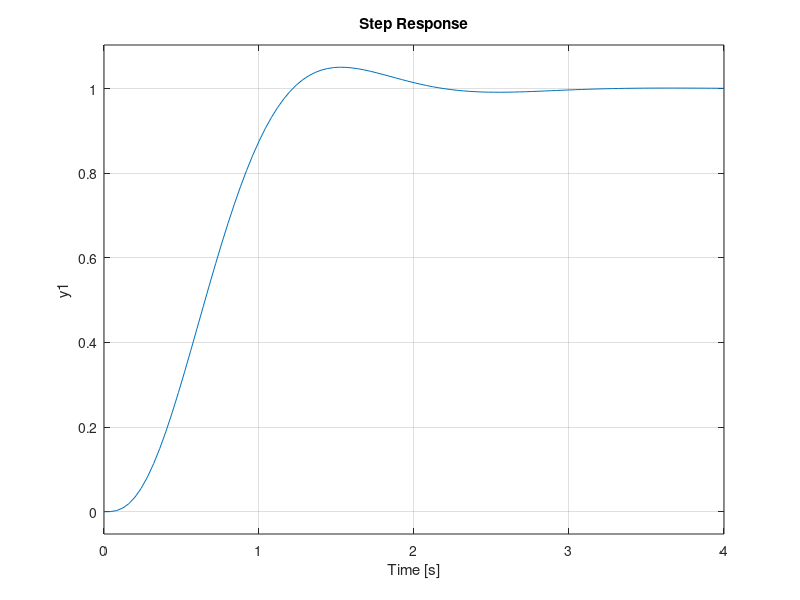
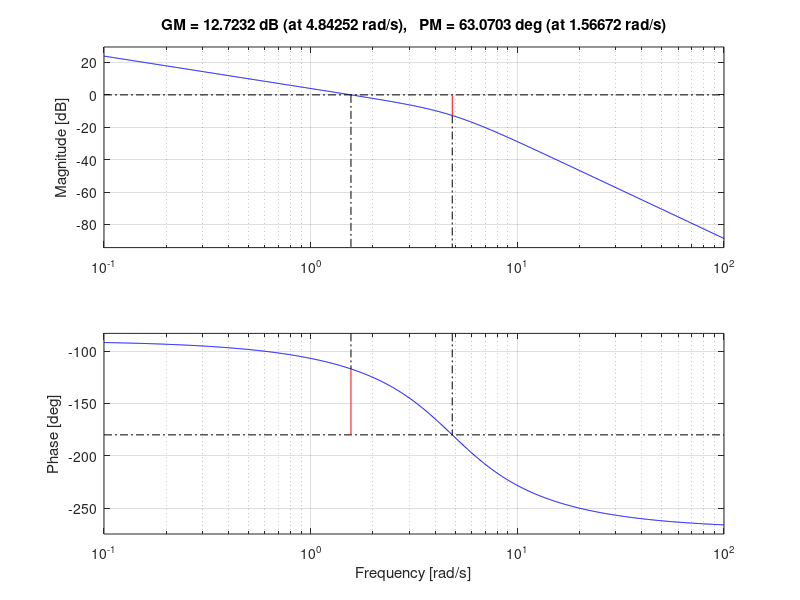

These figures' MATLAB source, in order:
W1 = tf(0.0067, [1 0])
W2 = 21;
W3 = tf(14, [0.15 1])
W4 = 36;
W5 = 59;
W6 = tf(1, [1 0]);

W12 = feedback(W1, W2, -1);
W123 = series(W3, W12);
W1234 = feedback(W123, W4, -1);
W123456 = series(W1234, W6)*W5;
W7 = feedback(W123456, 1, -1);

figure; 
step(W7);
figure; 
margin(W123456);
